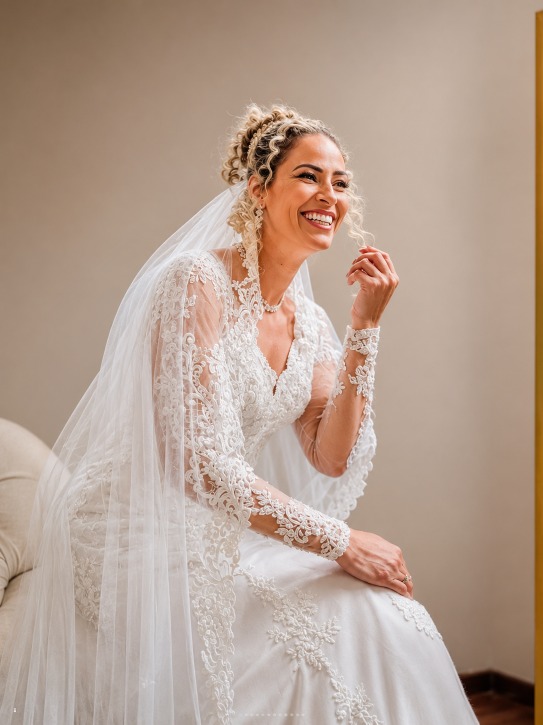
#> input picture Noiva Radiante em Renda e Véu.png, 1086 x 1449 px (shown at 1/2 size)
$ python preparar_midias.py
#> lines starting #> are read from the running program, lines starting #| are printed output that depends on the picture
"""Prepara as versões para a web a partir do acervo original deste repositório."""
from pathlib import Path
import json
import re
import shutil
import unicodedata
import subprocess

from PIL import Image, ImageOps

ROOT = Path(__file__).resolve().parents[1]
DEST = ROOT / "public" / "media"
PHOTOS = {
    'renda-e-veu': 'Noiva Radiante em Renda e Véu.png',
    'robe-de-cetim': 'Retrato Bridal com Robe de Cetim Branco.png',
    'buque-vermelho': 'SaveClip.App_483013391_18492652456031090_17938603204238307_n.jpg',
    'retrato-florido': 'SaveClip.App_499793572_1010978551246319_8053241611780899505_n.jpg',
    'noiva-01-veu': 'cliente1/Screenshot 2026-11-20 at 10-40-46 (1) Instagram.png',
    'noiva-01-maquiagem': 'cliente1/Screenshot 2026-11-20 at 10-40-50 (1) Instagram.png',
    'noiva-01-penteado': 'cliente1/Screenshot 2026-11-20 at 10-40-52 (1) Instagram.png',
    'noiva-01-buque': 'cliente1/Screenshot 2026-11-20 at 10-40-55 (1) Instagram.png',
    'noiva-01-detalhe': 'cliente1/Screenshot 2026-11-20 at 10-40-59 (1) Instagram.png',
    'noiva-01-retrato': 'cliente1/Screenshot 2026-11-20 at 10-41-03 (1) Instagram.png',
    'vestido-cauda': 'cliente2/Screenshot 2026-11-20 at 10-44-44 (1) Instagram.png',
    'retrato-cachos': 'cliente2/Screenshot 2026-11-20 at 10-44-47 (1) Instagram.png',
    'penteado-cachos': 'cliente2/Screenshot 2026-11-20 at 10-44-49 (1) Instagram.png',
    'vestido-e-janela': 'cliente2/Screenshot 2026-11-20 at 10-44-54 (1) Instagram.png',
    'robe-noiva': 'cliente2/Screenshot 2026-11-20 at 10-44-57 (1) Instagram.png',
    'casal-04': 'cliente4/SaveClip.App_499375952_18505944619031090_5730178124746516161_n.jpg',
    'fachada': 'imagem para hero do site com efeito em camada.png',
}
FILMS = {
    "antes-do-altar": ("cliente 3", 12.4),
    "entre-risos": ("cliente2", 5.1),
    "mesa-do-spa": ("vídeo da comidas servidas durante os atendiemnto", 5.7),
}


def prepare_photos():
    for name, source in PHOTOS.items():
        with Image.open(ROOT / source) as original:
#> original is the input picture: PIL image 1086x1449 RGB; mean R, G, B 182.6, 160.7, 146.3
            image = ImageOps.exif_transpose(original).convert("RGB")
        variants = [(1647, ""), (850, "-850")] if name == "fachada" else [(1100, ""), (480, "-480")]
        for width, suffix in variants:
            path = DEST / f"{name}{suffix}.webp"
            version = image.copy()
            version.thumbnail((width, width * 2))
            version.save(path, "WEBP", quality=85, method=5)
#> this loop made 2 passes
#> pass 2, in prepare_photos, `version.save(path, "WEBP", quality=85, method=5)`:
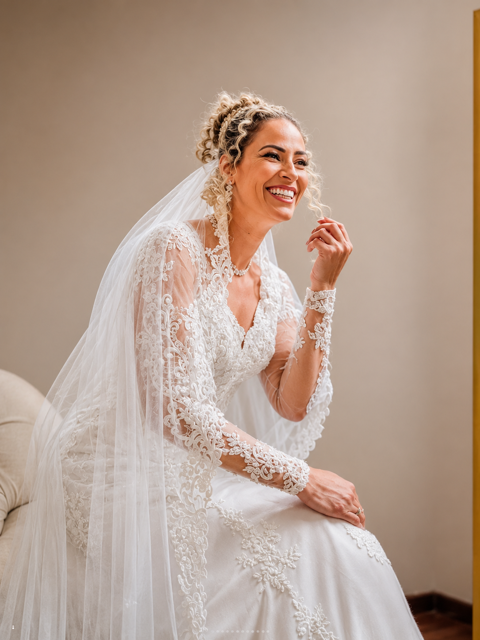
#> saved as renda-e-veu-480.webp: PIL image 480x640 RGB; mean R, G, B 182.6, 160.7, 146.3
#> pass 2 of the loop in prepare_photos, `for name, source in PHOTOS.items():`:
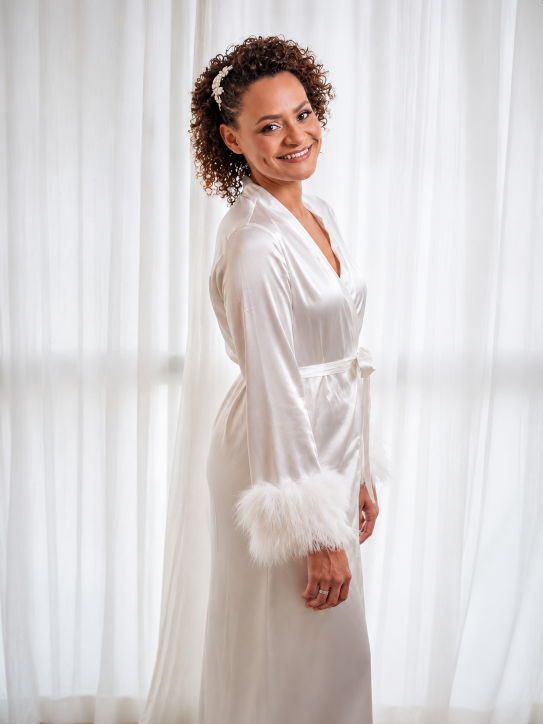
#> input picture Retrato Bridal com Robe de Cetim Branco.png, 1086 x 1448 px (shown at 1/2 size)
#> in prepare_photos, original is the input picture: PIL image 1086x1448 RGB; mean R, G, B 215.3, 210.1, 209.6
#> the loop in prepare_photos, `for width, suffix in variants:` made 2 passes
#> pass 2, in prepare_photos, `version.save(path, "WEBP", quality=85, method=5)`:
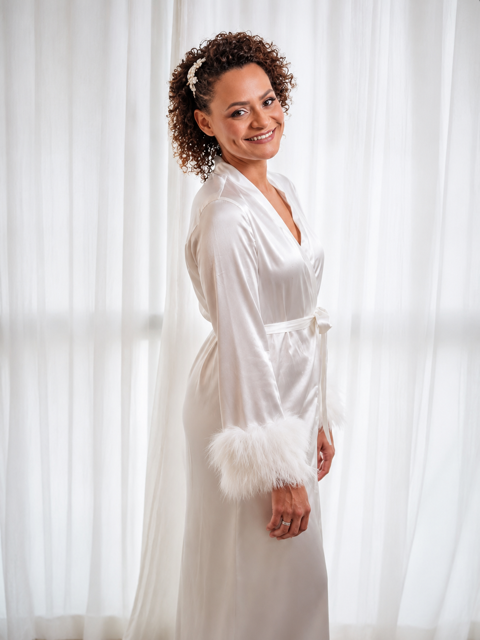
#> saved as robe-de-cetim-480.webp: PIL image 480x640 RGB; mean R, G, B 215.2, 210.1, 209.6
#> pass 3 of the loop in prepare_photos, `for name, source in PHOTOS.items():`:
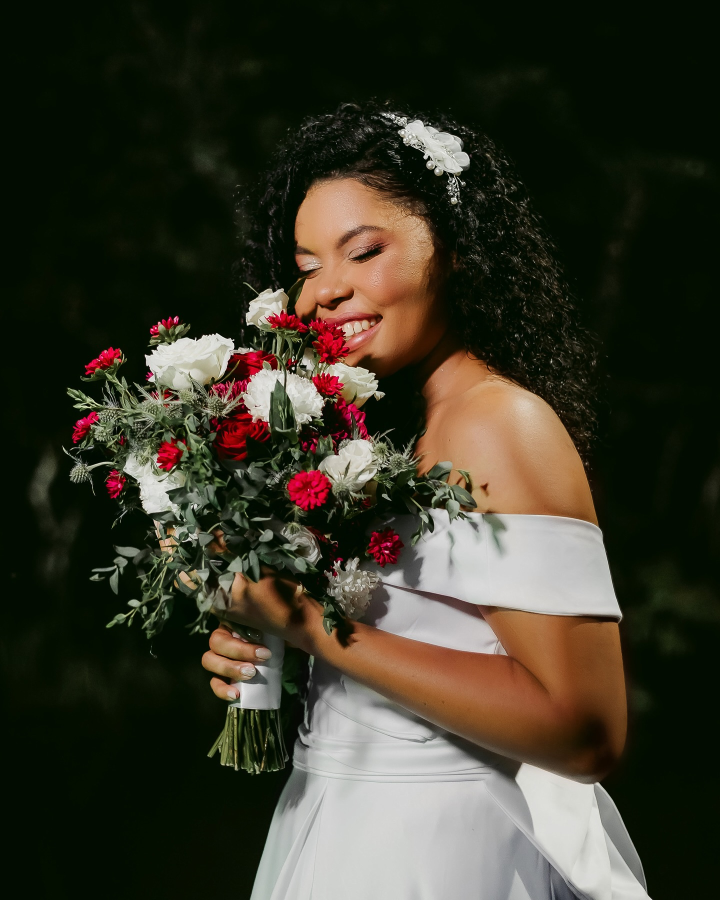
#> input picture SaveClip.App_483013391_18492652456031090_17938603204238307_n.jpg, 1440 x 1800 px (shown at 1/2 size)
#> in prepare_photos, original is the input picture: PIL image 1440x1800 RGB; mean R, G, B 58.4, 56.2, 42
#> the loop in prepare_photos, `for width, suffix in variants:` made 2 passes
#> pass 1, in prepare_photos, `version.save(path, "WEBP", quality=85, method=5)`:
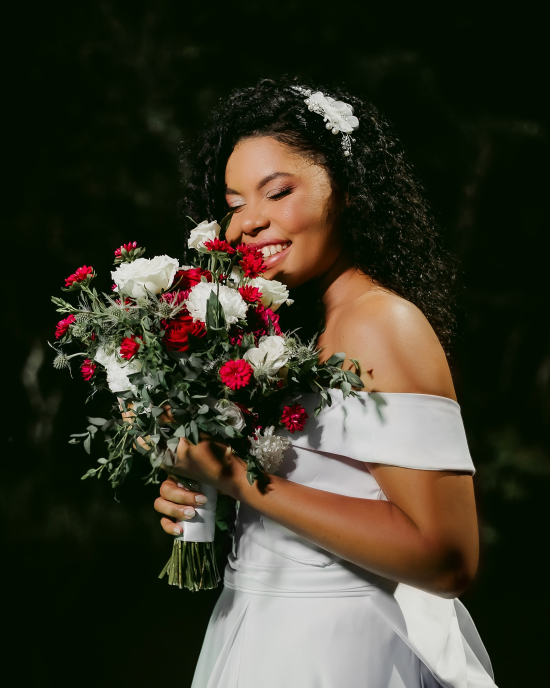
#> saved as buque-vermelho.webp: PIL image 1100x1375 RGB (shown at 1/2 size); mean R, G, B 58.4, 56.2, 42
#> pass 2, in prepare_photos, `version.save(path, "WEBP", quality=85, method=5)`:
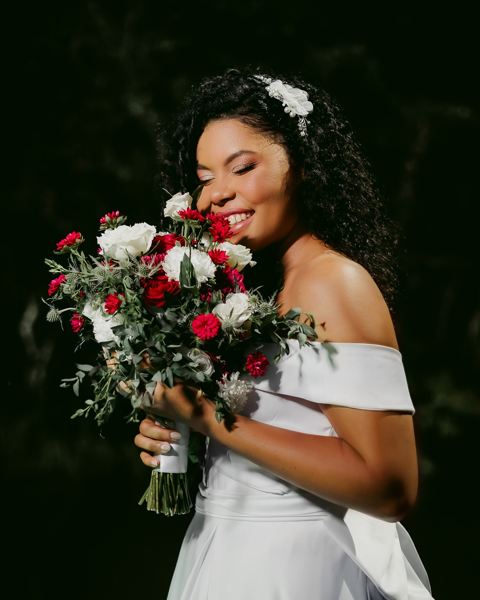
#> saved as buque-vermelho-480.webp: PIL image 480x600 RGB; mean R, G, B 58.4, 56.2, 42
#> the loop made 5 passes; the first 3 are shown


# [47 lines left out: functions prepare_films, read_story, write_stories, not called in this run]


if __name__ == "__main__":
    DEST.mkdir(parents=True, exist_ok=True)
#> (the run stopped early here; a loop or call above may not have finished)
